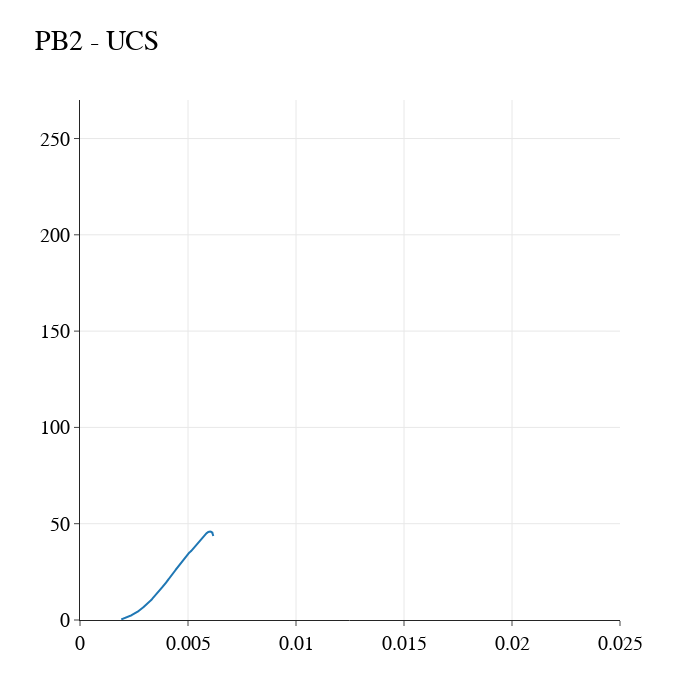

The notebook cell this image was saved under:
### Code cell
### All info
# plt.plot(strain1,stress_offset)
fig = go.Figure()
fig.add_trace(go.Scatter(x=strain1, y=stress1))
# fig.add_trace(go.Scatter(x=strain1, y=stress_offset))

# fig.add_annotation(x=x, y=y,
#             text="Strain={:.4f}, Stress={:.4f}".format(x, y),
#             showarrow=True,
#             xanchor="right",
#             arrowhead=1)
            
# fig.add_annotation(x=xi, y=2,
#             text=ElasticM,
#             showarrow=False,
#             arrowhead=1)

# fig.add_annotation(x=xi, y=0,
#             text=FractS,
#             showarrow=False,
#             arrowhead=1)


# fig.add_annotation(x=xi, y=yi,
#             text="Strain={:.4f}, Stress={:.4f}".format(x1, y1),
#             xanchor="right",
#             showarrow=True,
#             arrowhead=1)

# fig.update_layout(showlegend=False, autosize=False, width=700, height=700, 
#     title="All info",
#     xaxis_title="Strain Ax [-]",
#     yaxis_title="Stress [MPa]",
#     font=dict(
#         family="New Times Roman",
#         size=15,
#         color="RebeccaPurple"))

fig.update_yaxes(showgrid=True)
fig.update_xaxes(showgrid=True)
fig.update_layout(template="simple_white", width=700, height=700, yaxis=dict(range=[0, 270]),# customize font and legend orientation & position
                  xaxis=dict(range=[0, 0.025]), title='PB2 - UCS',
    font=dict(
        family="Times New Roman",
        size=20,
        color="Black"),
    legend=dict(title=None, orientation="h", y=1, yanchor="bottom", x=0.5, xanchor="center"))
# fig.update_traces(textposition='top center')
fig.show()

# fig.write_html("Graphs/PB2_UCS/PB2_Results.html")

### Figure 1 — Plotly figure (JSON) as saved in the notebook; plotly's stock layout.template omitted (floating-point values rounded to 4 significant figures; data arrays with more than 128 entries replaced by an {"elided": "..."} marker saying what was removed)
{"data": [{"type": "scatter", "x": {"elided": "2457 float values"}, "y": {"elided": "2457 float values"}}], "layout": {"font": {"color": "Black", "family": "Times New Roman", "size": 20}, "height": 700, "legend": {"orientation": "h", "title": {}, "x": 0.5, "xanchor": "center", "y": 1, "yanchor": "bottom"}, "title": {"text": "PB2 - UCS"}, "width": 700, "xaxis": {"range": [0, 0.025], "showgrid": true}, "yaxis": {"range": [0, 270], "showgrid": true}}}
